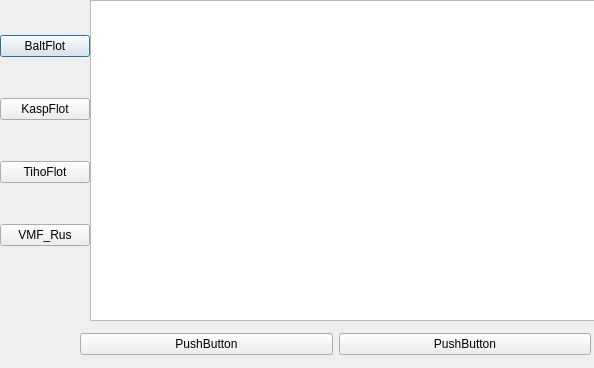
<?xml version="1.0" encoding="UTF-8"?>
<ui version="4.0">
 <class>BazDan</class>
 <widget class="QDialog" name="BazDan">
  <property name="geometry">
   <rect>
    <x>0</x>
    <y>0</y>
    <width>594</width>
    <height>368</height>
   </rect>
  </property>
  <property name="maximumSize">
   <size>
    <width>594</width>
    <height>368</height>
   </size>
  </property>
  <property name="windowTitle">
   <string>Dialog</string>
  </property>
  <widget class="QTableView" name="tableView">
   <property name="geometry">
    <rect>
     <x>90</x>
     <y>0</y>
     <width>511</width>
     <height>321</height>
    </rect>
   </property>
   <property name="maximumSize">
    <size>
     <width>511</width>
     <height>321</height>
    </size>
   </property>
  </widget>
  <widget class="QWidget" name="verticalLayoutWidget">
   <property name="geometry">
    <rect>
     <x>0</x>
     <y>0</y>
     <width>90</width>
     <height>281</height>
    </rect>
   </property>
   <layout class="QVBoxLayout" name="verticalLayout">
    <item>
     <widget class="QPushButton" name="BaltFlot">
      <property name="text">
       <string>BaltFlot</string>
      </property>
     </widget>
    </item>
    <item>
     <widget class="QPushButton" name="KaspFlot">
      <property name="text">
       <string>KaspFlot</string>
      </property>
     </widget>
    </item>
    <item>
     <widget class="QPushButton" name="TihoFlot">
      <property name="text">
       <string>TihoFlot</string>
      </property>
     </widget>
    </item>
    <item>
     <widget class="QPushButton" name="VMF_Rus">
      <property name="text">
       <string>VMF_Rus</string>
      </property>
     </widget>
    </item>
   </layout>
  </widget>
  <widget class="QWidget" name="horizontalLayoutWidget">
   <property name="geometry">
    <rect>
     <x>80</x>
     <y>319</y>
     <width>511</width>
     <height>51</height>
    </rect>
   </property>
   <layout class="QHBoxLayout" name="horizontalLayout">
    <item>
     <widget class="QPushButton" name="pushButton_6">
      <property name="text">
       <string>PushButton</string>
      </property>
     </widget>
    </item>
    <item>
     <widget class="QPushButton" name="pushButton_5">
      <property name="text">
       <string>PushButton</string>
      </property>
     </widget>
    </item>
   </layout>
  </widget>
 </widget>
 <resources/>
 <connections/>
</ui>
